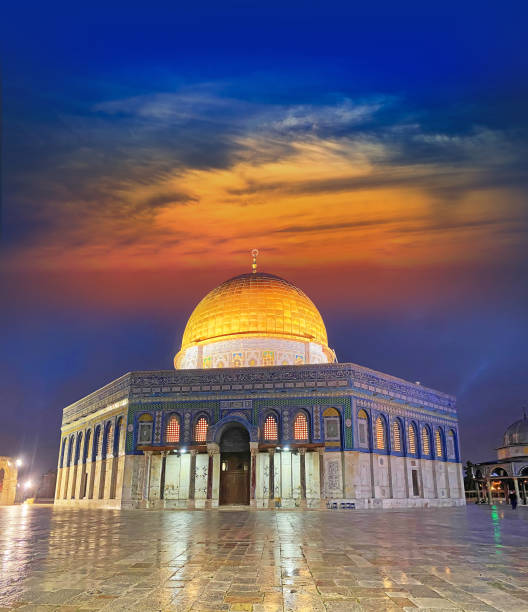
#> input picture Python_Goruntu_Isleme_Projects/Mescidi-Aksa.jpg, 528 x 612 px
$ python dnemeColorDetection.py
#> lines starting #> are read from the running program, lines starting #| are printed output that depends on the picture; after the words box and inside, x2 and y2 are one past the last pixel; in counts of white or black regions, pixels touching at a corner belong together
import cv2
import numpy as np

# remi alıyoruz
frame = cv2.imread("Mescidi-Aksa.jpg")
#> frame is the input picture: shape (612, 528, 3); mean B, G, R 108.6, 95, 105.7

if frame is None:
    print("HATA: Resim bulunamadı!")
    exit()

# 2. BGR'dan HSV'ye çevir (Çünkü HSV ışık değişiminden daha az etkilenir)
hsv_frame = cv2.cvtColor(frame, cv2.COLOR_BGR2HSV)
#> hsv_frame: shape (612, 528, 3); mean H, S, V 75.3, 126.2, 143.3

# 3. Aradığım rengin sınırlarını belirleyelim (Örn: Mavi)
lower_blue = np.array([100, 50, 50]) # Alt sınır en koyu/soluk mavi
upper_blue = np.array([130, 255, 255]) ## üst sınır en açık/canlı mavi

# maskeleme yapıyoruz Cevap EVET ise: O pikseli BEYAZ (255) yapar.
                     #Cevap HAYIR ise: O pikseli SİYAH (0) yapar.
mask = cv2.inRange(hsv_frame, lower_blue, upper_blue)
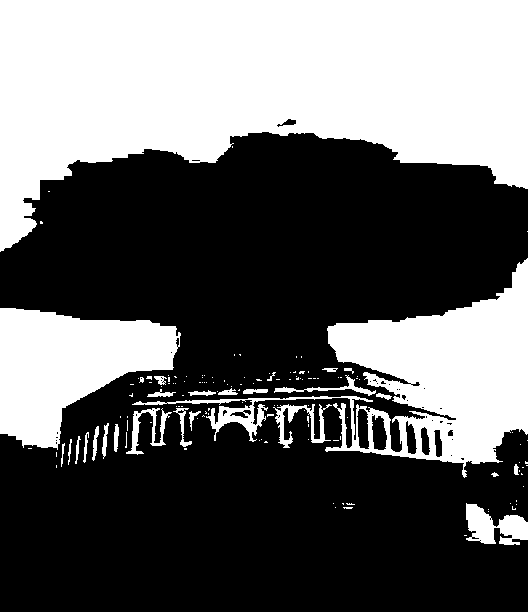
#> mask: shape (612, 528); 40.3% white; 142 white regions (114 under 20 px)

# Sınırları bul
contours, _ = cv2.findContours(mask, cv2.RETR_TREE, cv2.CHAIN_APPROX_SIMPLE)
#> contours = 199 contours, 164 with area under 20; largest, box (x1, y1, x2, y2) and area: (0, 0, 528, 252) 84364, (132, 258, 528, 478) 25258, (0, 308, 181, 450) 14928, (466, 503, 528, 545) 1418, (273, 404, 332, 448) 562

for cnt in contours:
    # Alanı hesapla
    area = cv2.contourArea(cnt)

    # Sadece 500 pikselden büyük olanları çiz (Küçük noktaları yoksay)
    if area > 500:
        x, y, w, h = cv2.boundingRect(cnt)

        # Orijinal resmin üzerine yeşil kutu çiz
        cv2.rectangle(frame, (x, y), (x + w, y + h), (0, 255, 0), 3)

        # İstersen kutunun üzerine yazı da yazabilirsin
        cv2.putText(frame, "Mavi Nesne", (x, y - 10), cv2.FONT_HERSHEY_SIMPLEX, 0.9, (0, 255, 0), 2)
#> this loop made 199 passes
#> (area, x, y, w, h) on passes 9, 73, 153, 160, 197: (1418, 466, 503, 62, 42), (561.5, 273, 404, 59, 44), (14928.5, 0, 308, 181, 142), (25258.5, 132, 258, 396, 220), (84363.5, 0, 0, 528, 252)
#> area on passes 24, 40, 43, 44, 46, 47: 28, 35.5, 41.5, 83.5, 77.5, 83.5
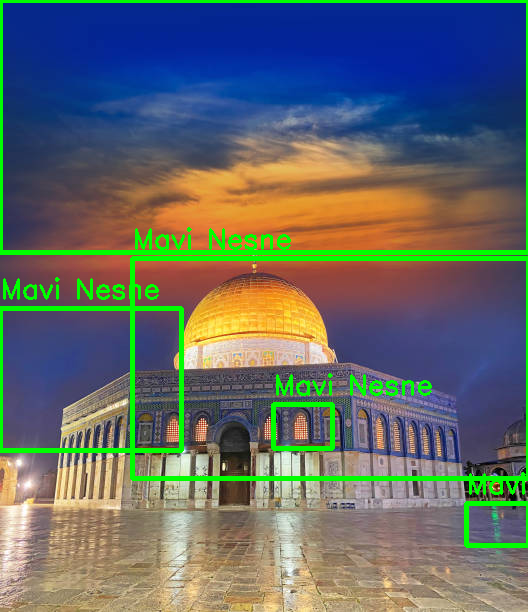
#> frame: shape (612, 528, 3); 6.05% of pixels changed, all inside (x1, y1, x2, y2) = (0, 0, 528, 548)

# 6. Sonuçları göster
cv2.imshow("Orijinal Resim + Tespit", frame) # Kutulu hali
cv2.imshow("Maske", mask) # Siyah beyaz hali

cv2.waitKey(0)  # Bir tuşa basılana kadar bekle
cv2.destroyAllWindows() # Tuşa basılınca pencereleri kapat
